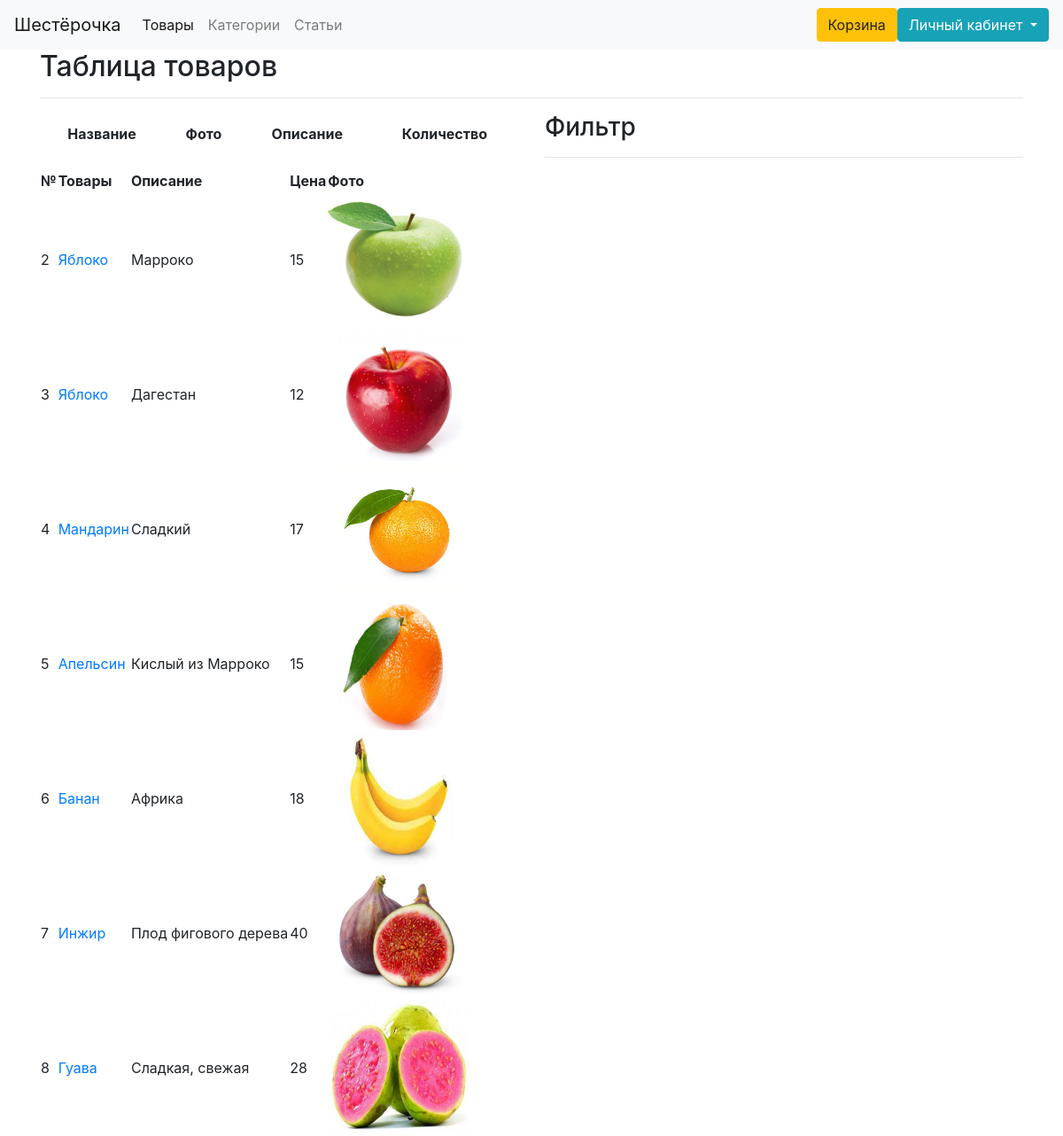
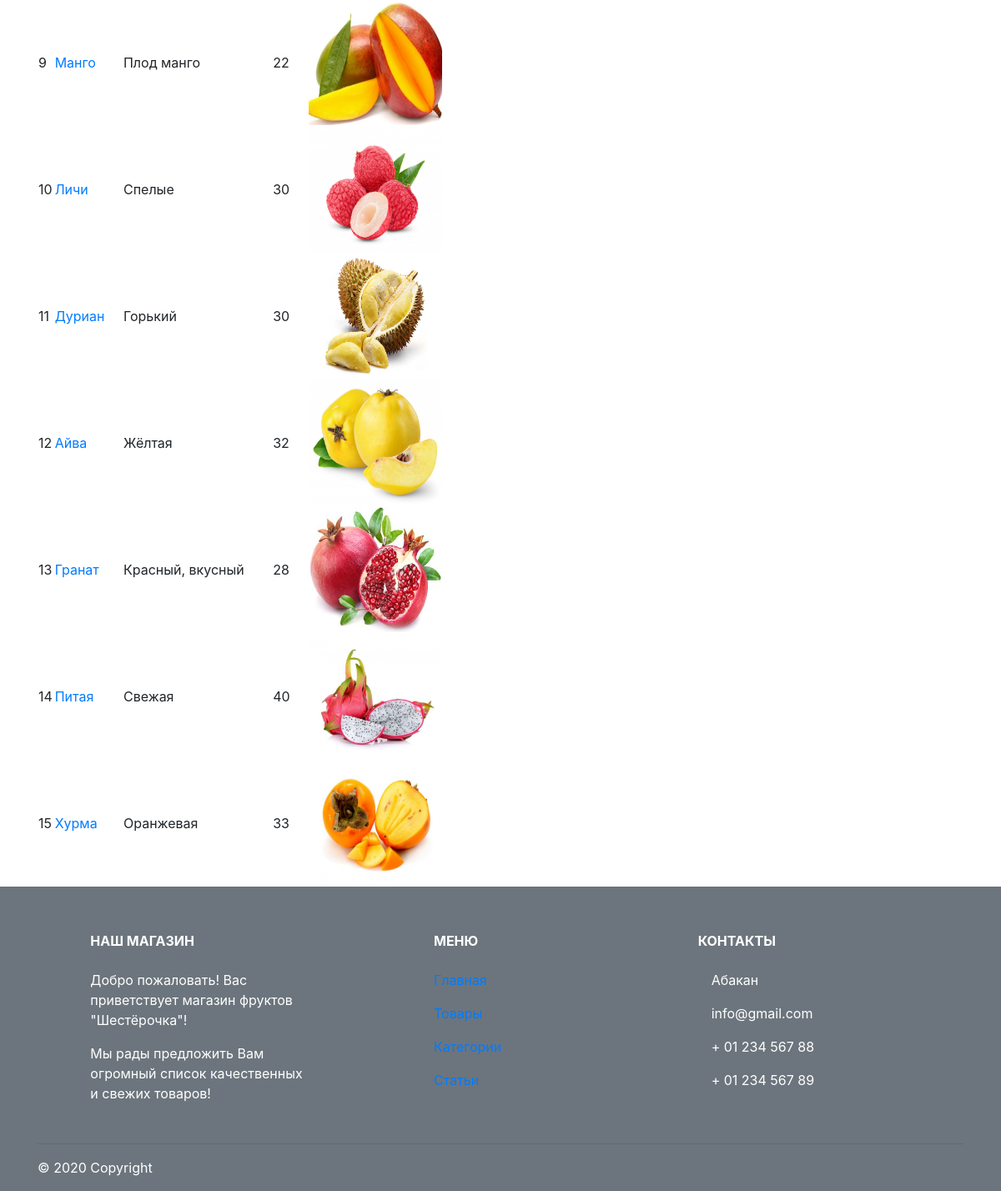
Screenshot of /spisok.php (signed in) with the database file from the repository (2 pictures, top to bottom).
### tables this page shows
CREATE TABLE `product` (
  `id` int(11) NOT NULL,
  `name` varchar(255) NOT NULL,
  `text` varchar(255) NOT NULL,
  `price` varchar(255) NOT NULL,
  `photo` varchar(255) NOT NULL,
  `сat` int(11) NOT NULL
);

### spisok.php (the view, shortened to what this page needs)
<?php
require_once 'navbar.php';
?>
<!DOCTYPE html>
<html lang="en">
<head>
    <link rel="stylesheet" href="https://stackpath.bootstrapcdn.com/bootstrap/4.5.2/css/bootstrap.min.css">
</head>
<body>
<div class="container">
    <h2>Таблица товаров</h2>
    <hr>
    <div class="row">
        <div class="col-sm">
            <table class = "table table-borderless">
                <thead class="text-center">
                <tr>
                    <th>Название</th>
                    <th>Фото</th>
                    <th>Описание</th>
                    <th>Количество</th>
                </tr>
                <?php
                $stmt = $pdo->query('SELECT *, `product`.id AS idR FROM `product` ORDER BY idR ASC');
                echo "<table><tr><th>№</th><th>Товары</th><th>Описание</th><th>Цена</th><th>Фото</th></tr>";
                while ($row = $stmt->fetch())
                {
                    echo "<tr>";
                    echo '<td>'.$row['idR'].'</td>';
                    echo '<td><a href="cart_add.php?id='.$row['id'].'">'.$row['name'].'</td>';
                    echo '<td>'.$row['text'].'</td>';
                    echo '<td>'.$row['price'].'</td>';
                    echo '<td><img src="images/'.$row['photo'].'" alt="Здесь должна быть картинка" width="160" height="150"></td>';
                    echo "</tr>";
                }?>
            </table>
        </div>
        <div class="col-sm">
            <h3>Фильтр</h3>
            <hr>
        </div>
    </div>
</div>
<?php
require_once 'footer.php';
?>
<?php
require_once 'footer.php';
?>
</body>
</html>

### rows the page displays
product: id "2", name "Яблоко", text "Марроко", price "15", photo (picture)
product: id "3", name "Яблоко", text "Дагестан", price "12", photo (picture)
product: id "4", name "Мандарин", text "Сладкий", price "17", photo (picture)
product: id "5", name "Апельсин", text "Кислый из Марроко", price "15", photo (picture)
product: id "6", name "Банан", text "Африка", price "18", photo (picture)
product: id "7", name "Инжир", text "Плод фигового дерева", price "40", photo (picture)
product: id "8", name "Гуава", text "Сладкая, свежая", price "28", photo (picture)
product: id "9", name "Манго", text "Плод манго", price "22", photo (picture)
product: id "10", name "Личи", text "Спелые", price "30", photo (picture)
product: id "11", name "Дуриан", text "Горький", price "30", photo (picture)
product: id "12", name "Айва", text "Жёлтая", price "32", photo (picture)
product: id "13", name "Гранат", text "Красный, вкусный", price "28", photo (picture)
product: id "14", name "Питая", text "Свежая", price "40", photo (placeholder picture)
product: id "15", name "Хурма", text "Оранжевая", price "33", photo (picture)
